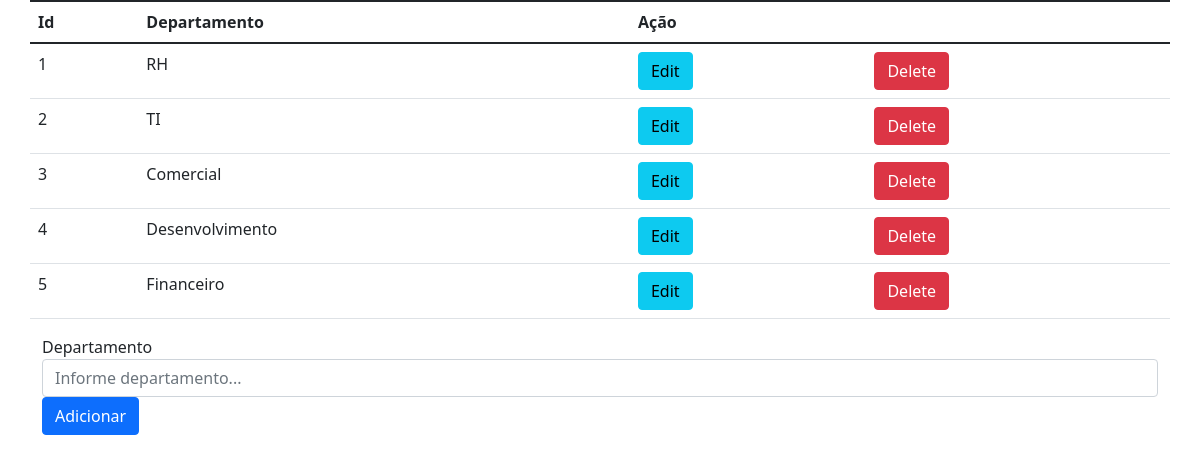
/moduloCadastroDepart/index.php, run on the app's committed database.
### tables this page shows
create table department (id BIGINT not null AUTO_INCREMENT, name varchar(255), primary key (id));

### moduloCadastroDepart/index.php (the view, shortened to what this page needs)
<!DOCTYPE html>
<html lang="pt-BR">
<head>
  <link rel='stylesheet' type="text/css" href='./assets/css/bootstrap.min.css' />
</head>
<body>
<?php require_once 'process.php'; ?>
  <div class="container">
    <div class="row justify-content-center">
      <table class="table">
        <tr>
          <thead>
            <th>Id</th>
            <th>Departamento</th>
            <th colspan="2">Ação</th>
          </thead>
        </tr>
      <?php
        $sqlStatment = $conn->query('select Id, Name as Departamento from vendas.department');
        while ($row = $sqlStatment->fetch(PDO::FETCH_ASSOC)) {
          $id = $row['Id'];
          $department = $row['Departamento']; ?>
          <tr>
            <td><?php echo $id; ?></td>
            <td><?php echo $department; ?></td>
            <td><a class="btn btn-info"   href="alterar.php?id=<?php echo $id; ?>">Edit</a></td>
            <td><a class="btn btn-danger" href="process.php?delete=<?php echo $id; ?>">Delete</a></td>
          </tr>
        <?php }; ?>
      </table>
    </div>
    <div class='row justify-content-center'>
      <form action='process.php' method='POST'>
        <div class='form-group'>
          <label for='department'>Departamento</label>
          <input class='form-control' maxlength="255" type='text'  name='department' id='department' placeholder='Informe departamento...'>
        </div>
        <div class='form-group'>
          <button text='submit' class='btn btn-primary' name='save'>Adicionar</button>
        </div>
      </form>
    </div>
  </div>
</body>
</html>

### moduloCadastroDepart/index.php (style rules this page uses)
* { margin: 0; box-sizing: border-box; }

### data on the page
department: id "1", name "RH"
department: id "2", name "TI"
department: id "3", name "Comercial"
department: id "4", name "Desenvolvimento"
department: id "5", name "Financeiro"
